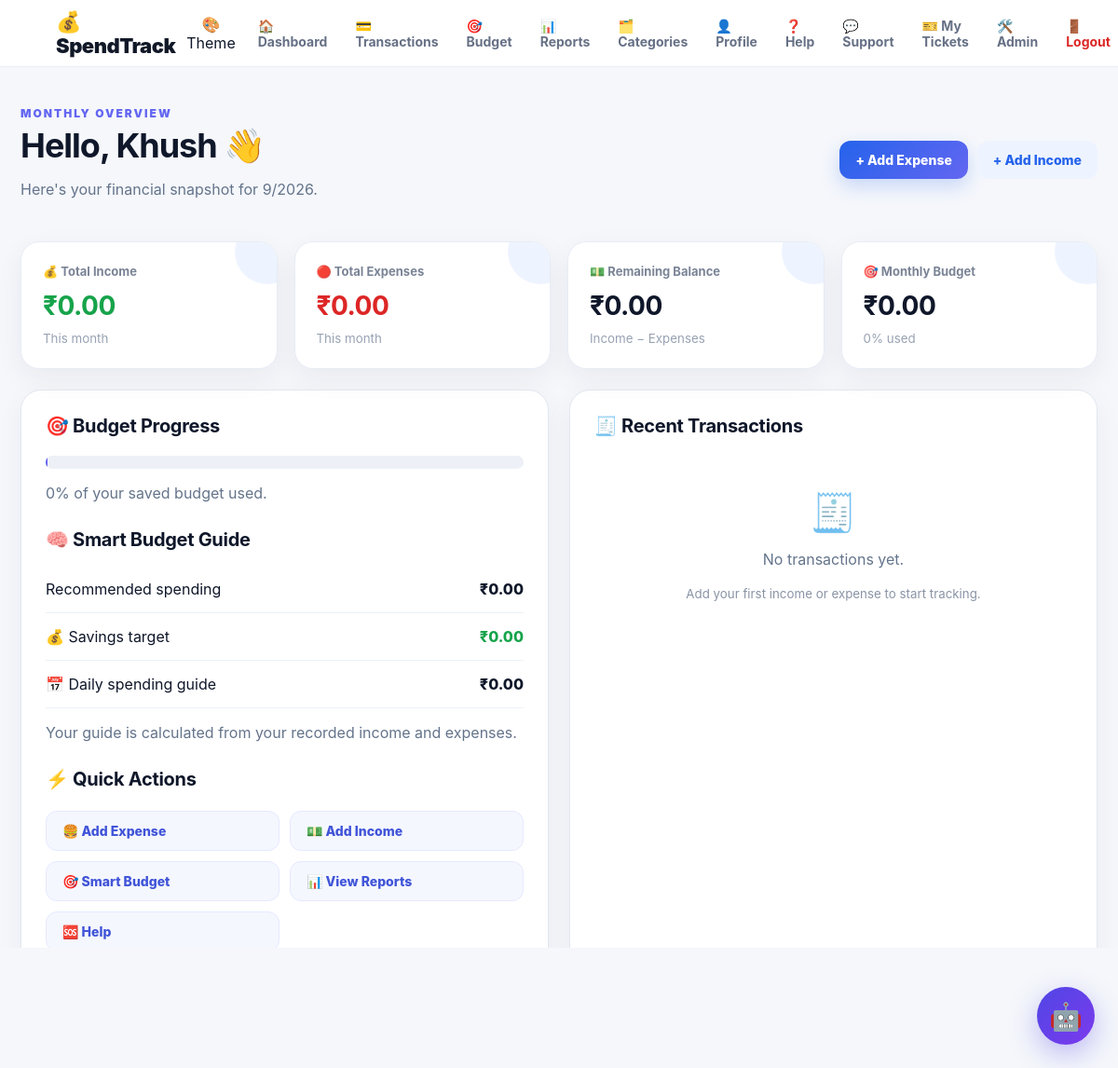
/dashboard (signed in), run on an earlier commit of the app's database.
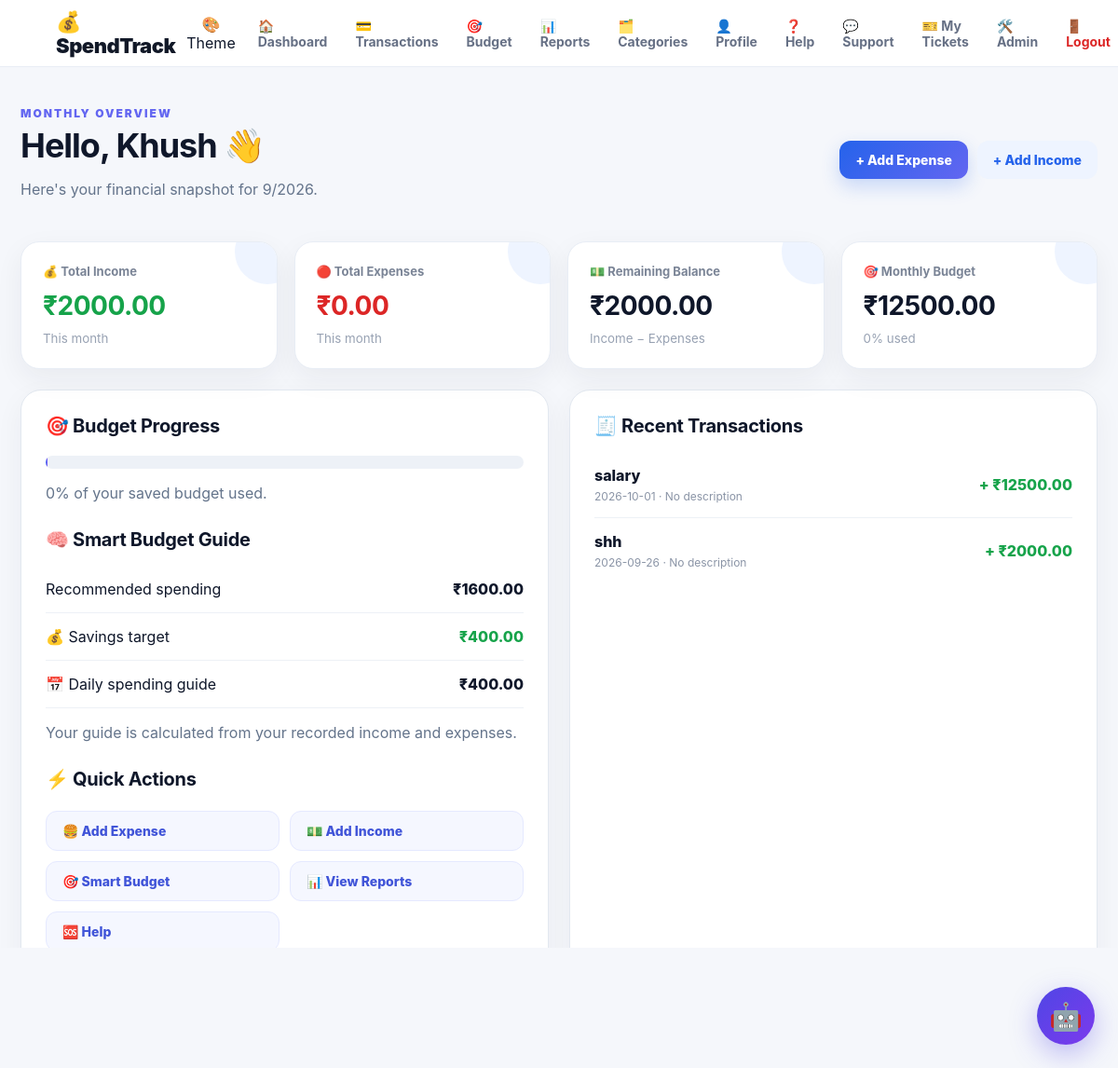
And on a later commit of the database.
### tables this page shows
CREATE TABLE budgets (
        id INTEGER PRIMARY KEY AUTOINCREMENT, user_id INTEGER NOT NULL,
        month INTEGER NOT NULL, year INTEGER NOT NULL, amount REAL NOT NULL,
        UNIQUE(user_id, month, year), FOREIGN KEY(user_id) REFERENCES users(id)
    );

CREATE TABLE transactions (
        id INTEGER PRIMARY KEY AUTOINCREMENT, user_id INTEGER NOT NULL,
        type TEXT NOT NULL, amount REAL NOT NULL, category TEXT,
        source TEXT, payment_method TEXT, description TEXT,
        transaction_date TEXT NOT NULL,
        FOREIGN KEY(user_id) REFERENCES users(id)
    );

### app.py (the view)
@app.route("/dashboard")
@login_required
def dashboard():
    m, y = date.today().month, date.today().year
    income, expense = totals(
        session["user_id"],
        m,
        y
    )
    conn = get_db()
    b = conn.execute("""
        SELECT amount
        FROM budgets
        WHERE user_id = ?
        AND month = ?
        AND year = ?
    """, (
        session["user_id"],
        m,
        y
    )).fetchone()
    recent = conn.execute("""
        SELECT *
        FROM transactions
        WHERE user_id = ?
        ORDER BY transaction_date DESC, id DESC
        LIMIT 6
    """, (
        session["user_id"],
    )).fetchall()
    conn.close()
    budget = float(b["amount"]) if b else 0
    used = min(
        expense / budget * 100,
        100
    ) if budget else 0
    needs_amount = income * 0.50
    wants_amount = income * 0.20
    savings_amount = income * 0.20
    emergency_amount = income * 0.10
    recommended = income * 0.80
    savings_target = income * 0.20
    days_left = max(
        calendar.monthrange(y, m)[1]
        - date.today().day
        + 1,
        1
    )
    daily_guide = max(
        recommended - expense,
        0
    ) / days_left
    suggestions = []
    if income <= 0:
        suggestions.append(
            "💡 Add your monthly salary or income "
            "to generate your personalized plan."
        )
    else:
        suggestions.append(
            f"🏠 Try to keep your essential expenses "
            f"around ₹{needs_amount:,.0f}."
        )
        suggestions.append(
            f"💰 Try to save around "
            f"₹{savings_amount:,.0f} this month."
        )
        suggestions.append(
            f"🎉 Your suggested flexible spending "
            f"limit is ₹{wants_amount:,.0f}."
        )
        suggestions.append(
            f"🚨 Keep around ₹{emergency_amount:,.0f} "
            f"as an emergency reserve."
        )
        if expense > needs_amount:
            suggestions.append(
                "⚠️ Your current spending is higher "
                "than the suggested essential limit."
            )
        if savings_amount > 0 and income - expense < savings_amount:
            suggestions.append(
                "📉 Your current remaining balance is "
                "below the suggested savings target."
            )
        if expense == 0:
            suggestions.append(
                "🌟 No expenses recorded yet. "
                "Start tracking your spending to get "
                "more personalized suggestions."
            )
    return render_template(
        "dashboard.html",
        income=income,
        expense=expense,
        balance=income - expense,
        budget=budget,
        used=used,
        recent=recent,
        month=m,
        year=y,
        recommended=recommended,
        savings_target=savings_target,
        daily_guide=daily_guide,
        needs_amount=needs_amount,
        wants_amount=wants_amount,
        emergency_amount=emergency_amount,
        suggestions=suggestions
    )

### app.py (called while the page is built)
def get_db():
    conn = sqlite3.connect(DATABASE)
    conn.row_factory = sqlite3.Row
    return conn

def login_required(f):
    @wraps(f)
    def decorated_function(*args, **kwargs):
        if "user_id" not in session:
            flash("Please login first.", "error")
            return redirect(url_for("login"))
        return f(*args, **kwargs)
    return decorated_function

def totals(uid, month, year):
    conn=get_db()
    r=conn.execute("""SELECT
    COALESCE(SUM(CASE WHEN type='income' THEN amount ELSE 0 END),0) income,
    COALESCE(SUM(CASE WHEN type='expense' THEN amount ELSE 0 END),0) expense
    FROM transactions WHERE user_id=? AND strftime('%m',transaction_date)=?
    AND strftime('%Y',transaction_date)=?""",(uid,f"{month:02d}",str(year))).fetchone()
    conn.close()
    return float(r["income"]),float(r["expense"])

def user_categories(uid):
    if not uid: return CATEGORIES
    conn=get_db(); rows=conn.execute("SELECT name FROM categories WHERE user_id=? ORDER BY name",(uid,)).fetchall(); conn.close()
    return [r["name"] for r in rows] or CATEGORIES

### templates/dashboard.html (shortened to what the changed rows need)
{% extends "base.html" %}
{% block content %}
<main class="container">
    <section class="hero">
        <div>
            <h1>
                Hello, {{ session["user_name"] }} 👋
            </h1>
        </div>
    </section>
    <section class="cards">
        <div class="card">
            <span>💰 Total Income</span>
            <strong class="green">
                ₹{{ "%.2f"|format(income) }}
            </strong>
            <small>
                This month
            </small>
        </div>
        <div class="card">
            <span>💵 Remaining Balance</span>
            <strong>
                ₹{{ "%.2f"|format(balance) }}
            </strong>
            <small>
                Income − Expenses
            </small>
        </div>
        <div class="card">
            <span>🎯 Monthly Budget</span>
            <strong>
                ₹{{ "%.2f"|format(budget) }}
            </strong>
            <small>
                {{ "%.0f"|format(used) }}% used
            </small>
        </div>
    </section>
    <section class="grid2">
        <section class="panel">
            <h2>
                🎯 Budget Progress
            </h2>
            <h2 style="margin-top:28px;">
                🧠 Smart Budget Guide
            </h2>
            <div class="tx">
                <span>
                    Recommended spending
                </span>
                <b>
                    ₹{{ "%.2f"|format(recommended) }}
                </b>
            </div>
            <div class="tx">
                <span>
                    💰 Savings target
                </span>
                <b class="green">
                    ₹{{ "%.2f"|format(savings_target) }}
                </b>
            </div>
            <div class="tx">
                <span>
                    📅 Daily spending guide
                </span>
                <b>
                    ₹{{ "%.2f"|format(daily_guide) }}
                </b>
            </div>
            <h2 style="margin-top:28px;">
                ⚡ Quick Actions
            </h2>
        </section>
        <section class="panel">
            <h2>
                🧾 Recent Transactions
            </h2>
            {% for t in recent %}
            <div class="tx">
                <div>
                    <b>
                        {{ t["category"] or t["source"] }}
                    </b>
                    <small>
                        {{ t["transaction_date"] }}
                        ·
                        {{ t["description"] or "No description" }}
                    </small>
                </div>
                <b class="{{ 'green' if t['type'] == 'income' else 'red' }}">
                    {{ '+' if t['type'] == 'income' else '-' }}
                    ₹{{ "%.2f"|format(t["amount"]) }}
                </b>
            </div>
            {% else %}
            <div class="empty">
                <div style="font-size:40px;">
                    🧾
                </div>
                <p>
                    No transactions yet.
                </p>
                <small>
                    Add your first income or expense
                    to start tracking.
                </small>
            </div>
            {% endfor %}
        </section>
    </section>
</main>
{% endblock %}

What changed in the data, as far as the page shows it:
added budgets: amount "12500.00"
added transactions: source "salary", transaction_date "2026-10-01", description "No description", type "+", amount "12500.00"
added transactions: source "shh", transaction_date "2026-09-26", description "No description", type "+", amount "2000.00"
Also different on the page:
{{ "%.2f"|format(income) }}: "0.00" → "2000.00"
{{ "%.2f"|format(balance) }}: "0.00" → "2000.00"
{{ "%.2f"|format(recommended) }}: "0.00" → "1600.00"
{{ "%.2f"|format(savings_target) }}: "0.00" → "400.00"
{{ "%.2f"|format(daily_guide) }}: "0.00" → "400.00"
{{ "%.2f"|format(budget) }}: "0.00" → (not shown)
text no longer shown: "🧾 No transactions yet. Add your first income or expense to start tracking."
